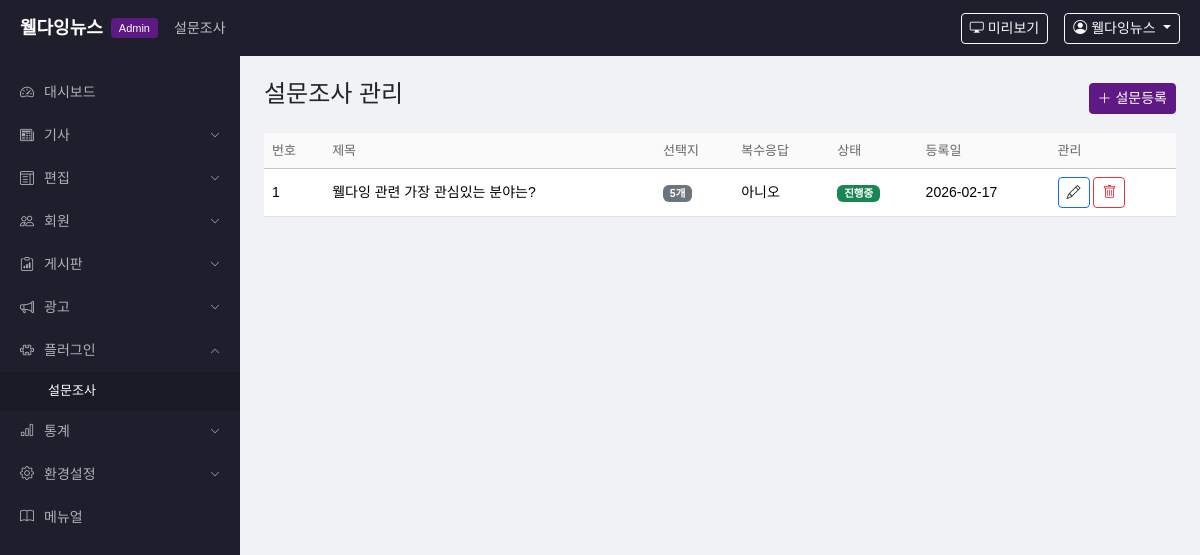
The app's page /admin/polls (signed in) with its own data.
### app/models.py (models this page shows)
class AdminUser(UserMixin, db.Model):
    __tablename__ = 'admin_user'
    id = db.Column(db.Integer, primary_key=True)
    user_id = db.Column(db.String(50), unique=True, nullable=False)
    password_hash = db.Column(db.String(256), nullable=False)
    name = db.Column(db.String(50), nullable=False)
    email = db.Column(db.String(100))
    department = db.Column(db.String(50), default='')
    level = db.Column(db.String(20), default='admin')  # admin, editor, reporter
    is_active = db.Column(db.Boolean, default=True)
    is_dormant = db.Column(db.Boolean, default=False)
    created_at = db.Column(db.DateTime, default=datetime.now)

class Poll(db.Model):
    __tablename__ = 'poll'
    id = db.Column(db.Integer, primary_key=True)
    title = db.Column(db.String(500), nullable=False)
    is_active = db.Column(db.Boolean, default=True)
    is_multiple = db.Column(db.Boolean, default=False)
    start_date = db.Column(db.DateTime, nullable=True)
    end_date = db.Column(db.DateTime, nullable=True)
    created_at = db.Column(db.DateTime, default=datetime.now)

### app/admin/routes.py (the view)
@admin_bp.route('/polls')
@admin_required
def poll_list():
    polls = Poll.query.order_by(Poll.created_at.desc()).all()
    return render_template('admin/poll_list.html', polls=polls)

### app/__init__.py (called while the page is built)
def create_app():
    app = Flask(__name__)
    app.config.from_object(Config)
    os.makedirs(app.config['UPLOAD_FOLDER'], exist_ok=True)
    db.init_app(app)
    login_manager.init_app(app)
    login_manager.login_view = 'admin.login'
    @login_manager.user_loader
    def load_user(user_id):
        return db.session.get(AdminUser, int(user_id))
    from app.admin import admin_bp
    from app.public import public_bp
    app.register_blueprint(admin_bp, url_prefix='/admin')
    app.register_blueprint(public_bp)
    with app.app_context():
        db.create_all()
    return app

### app/admin/routes.py (called while the page is built)
def admin_required(f):
    @wraps(f)
    @login_required
    def decorated(*args, **kwargs):
        return f(*args, **kwargs)
    return decorated

### app/admin/templates/admin/poll_list.html
{% extends "admin/base.html" %}
{% block nav_title %}설문조사{% endblock %}
{% block content %}
<div class="d-flex justify-content-between align-items-center mb-3">
    <h4>설문조사 관리</h4>
    <a href="{{ url_for('admin.poll_new') }}" class="btn btn-primary btn-sm"><i class="bi bi-plus-lg"></i> 설문등록</a>
</div>
<div class="table-responsive">
    <table class="table table-hover">
        <thead class="table-light">
            <tr><th>번호</th><th>제목</th><th>선택지</th><th>복수응답</th><th>상태</th><th>등록일</th><th>관리</th></tr>
        </thead>
        <tbody>
            {% for p in polls %}
            <tr>
                <td>{{ p.id }}</td><td>{{ p.title|truncate(50) }}</td>
                <td><span class="badge bg-secondary">{{ p.options.count() }}개</span></td>
                <td>{{ '예' if p.is_multiple else '아니오' }}</td>
                <td><span class="badge {% if p.is_active %}bg-success{% else %}bg-danger{% endif %}">{{ '진행중' if p.is_active else '종료' }}</span></td>
                <td>{{ p.created_at.strftime('%Y-%m-%d') }}</td>
                <td>
                    <a href="{{ url_for('admin.poll_edit', poll_id=p.id) }}" class="btn btn-sm btn-outline-primary"><i class="bi bi-pencil"></i></a>
                    <form method="post" action="{{ url_for('admin.poll_delete', poll_id=p.id) }}" class="d-inline" onsubmit="return confirm('삭제?')">
                        <button class="btn btn-sm btn-outline-danger"><i class="bi bi-trash"></i></button>
                    </form>
                </td>
            </tr>
            {% else %}
            <tr><td colspan="7" class="text-center text-muted py-4">설문이 없습니다.</td></tr>
            {% endfor %}
        </tbody>
    </table>
</div>
{% endblock %}

### app/admin/templates/admin/base.html (shortened to what this page needs)
<!DOCTYPE html>
<html lang="ko">
<head>
    <link href="https://cdn.jsdelivr.net/npm/bootstrap@5.3.3/dist/css/bootstrap.min.css" rel="stylesheet">
    <link href="https://cdn.jsdelivr.net/npm/bootstrap-icons@1.11.3/font/bootstrap-icons.min.css" rel="stylesheet">
    <link href="{{ url_for('static', filename='css/admin.css') }}" rel="stylesheet">
</head>
<body>
<header class="admin-header">
    <div class="d-flex align-items-center w-100">
        <a href="{{ url_for('admin.dashboard') }}" class="admin-logo">
            <span class="logo-text">웰다잉뉴스</span>
            <span class="logo-badge">Admin</span>
        </a>
        <div class="admin-nav-title ms-3">{% block nav_title %}대시보드{% endblock %}</div>
        <div class="ms-auto d-flex align-items-center gap-3">
            <a href="{{ url_for('public.index') }}" target="_blank" class="btn btn-sm btn-outline-light">
                <i class="bi bi-display"></i> 미리보기
            </a>
            <div class="dropdown">
                <button class="btn btn-sm btn-outline-light dropdown-toggle" data-bs-toggle="dropdown">
                    <i class="bi bi-person-circle"></i> {{ current_user.name }}
                </button>
            </div>
        </div>
    </div>
</header>
<div class="admin-layout">
    <aside class="admin-sidebar">
        <nav>
            {% set ep = request.endpoint or '' %}
            <ul class="sidebar-nav">
                <li class="{% if ep == 'admin.dashboard' %}active{% endif %}">
                    <a href="{{ url_for('admin.dashboard') }}"><i class="bi bi-speedometer2"></i> 대시보드</a>
                </li>
                <li class="nav-group {% if 'article' in ep or ep == 'admin.approval' or ep == 'admin.article_comments' or ep == 'admin.article_structure' %}open{% endif %}">
                    <a href="#" class="nav-group-toggle"><i class="bi bi-newspaper"></i> 기사 <i class="bi bi-chevron-down ms-auto"></i></a>
                </li>
                <li class="nav-group {% if 'edit_layout' in ep %}open{% endif %}">
                    <a href="#" class="nav-group-toggle"><i class="bi bi-layout-text-window"></i> 편집 <i class="bi bi-chevron-down ms-auto"></i></a>
                </li>
                <li class="nav-group {% if 'member' in ep or 'dormant' in ep or 'etc_level' in ep or 'division' in ep or 'department' in ep %}open{% endif %}">
                    <a href="#" class="nav-group-toggle"><i class="bi bi-people"></i> 회원 <i class="bi bi-chevron-down ms-auto"></i></a>
                </li>
                <li class="nav-group {% if 'board' in ep or 'bbs' in ep or 'event_request' in ep %}open{% endif %}">
                    <a href="#" class="nav-group-toggle"><i class="bi bi-clipboard-data"></i> 게시판 <i class="bi bi-chevron-down ms-auto"></i></a>
                </li>
                <li class="nav-group {% if 'banner' in ep or 'popup' in ep %}open{% endif %}">
                    <a href="#" class="nav-group-toggle"><i class="bi bi-megaphone"></i> 광고 <i class="bi bi-chevron-down ms-auto"></i></a>
                </li>
                <li class="nav-group {% if 'poll' in ep %}open{% endif %}">
                    <a href="#" class="nav-group-toggle"><i class="bi bi-puzzle"></i> 플러그인 <i class="bi bi-chevron-down ms-auto"></i></a>
                    <ul class="nav-sub">
                        <li class="{% if ep == 'admin.poll_list' %}active{% endif %}"><a href="{{ url_for('admin.poll_list') }}">설문조사</a></li>
                    </ul>
                </li>
                <li class="nav-group {% if 'stats' in ep %}open{% endif %}">
                    <a href="#" class="nav-group-toggle"><i class="bi bi-bar-chart"></i> 통계 <i class="bi bi-chevron-down ms-auto"></i></a>
                </li>
                <li class="nav-group {% if 'settings' in ep or 'section' in ep or 'comment_config' in ep %}open{% endif %}">
                    <a href="#" class="nav-group-toggle"><i class="bi bi-gear"></i> 환경설정 <i class="bi bi-chevron-down ms-auto"></i></a>
                </li>
                <li class="{% if ep == 'admin.manual' %}active{% endif %}">
                    <a href="{{ url_for('admin.manual') }}"><i class="bi bi-book"></i> 메뉴얼</a>
                </li>
            </ul>
        </nav>
    </aside>
    <main class="admin-content">
        {% block content %}{% endblock %}
    </main>
</div>
</body>
</html>

### app/static/css/admin.css (style rules this page uses)
body { font-family: 'Noto Sans KR', sans-serif; background: #f0f2f5; margin: 0; }
.admin-header { position: fixed; top: 0; left: 0; right: 0; z-index: 1000; height: 56px; background: #1e1e2d; color: #fff; display: flex; align-items: center; padding: 0 20px; }
.admin-logo { text-decoration: none; display: flex; align-items: center; gap: 8px; }
.admin-logo .logo-text { color: #fff; font-size: 18px; font-weight: 700; }
.admin-logo .logo-badge { background: #5e1985; color: #fff; font-size: 11px; padding: 2px 8px; border-radius: 4px; font-weight: 500; }
.admin-nav-title { color: rgba(255,255,255,0.7); font-size: 14px; }
.admin-layout { display: flex; margin-top: 56px; min-height: calc(100vh - 56px); }
.admin-sidebar { width: 240px; min-width: 240px; background: #1e1e2d; padding: 15px 0; position: fixed; top: 56px; bottom: 0; left: 0; overflow-y: auto; }
.sidebar-nav { list-style: none; padding: 0; margin: 0; }
.sidebar-nav > li > a { display: flex; align-items: center; gap: 10px; padding: 11px 20px; color: rgba(255,255,255,0.65); text-decoration: none; font-size: 14px; transition: all 0.2s; }
.nav-sub { list-style: none; padding: 0; margin: 0; display: none; background: rgba(0,0,0,0.15); }
.nav-group.open .nav-sub { display: block; }
.nav-sub li a { display: block; padding: 9px 20px 9px 48px; color: rgba(255,255,255,0.5); text-decoration: none; font-size: 13px; transition: all 0.2s; }
.nav-sub li a:hover, .nav-sub li.active a { color: #fff; }
.nav-group-toggle .ms-auto { font-size: 10px; transition: transform 0.2s; }
.nav-group.open .nav-group-toggle .ms-auto { transform: rotate(180deg); }
.admin-content { flex: 1; margin-left: 240px; padding: 24px; }
.table th { font-weight: 500; font-size: 13px; color: #666; background: #fafafa; }
.table td { font-size: 14px; vertical-align: middle; }
.table td a { color: #333; text-decoration: none; }
.btn-primary { background: #5e1985; border-color: #5e1985; }

### records on screen
AdminUser: name "웰다잉뉴스"
Poll: id "1", title "웰다잉 관련 가장 관심있는 분야는?", options.count "5", is_multiple "아니오", is_active "진행중", created_at "2026-02-17"
